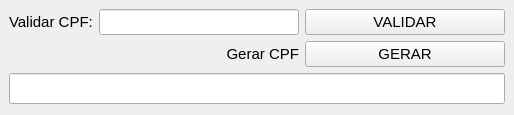
<?xml version="1.0" encoding="UTF-8"?>
<ui version="4.0">
 <class>MainWindow</class>
 <widget class="QMainWindow" name="MainWindow">
  <property name="geometry">
   <rect>
    <x>0</x>
    <y>0</y>
    <width>502</width>
    <height>115</height>
   </rect>
  </property>
  <property name="windowTitle">
   <string>Gerar ou Validar CPF</string>
  </property>
  <widget class="QWidget" name="centralwidget">
   <layout class="QGridLayout" name="gridLayout">
    <item row="0" column="1">
     <widget class="QLineEdit" name="inputValidaCPF">
      <property name="minimumSize">
       <size>
        <width>200</width>
        <height>0</height>
       </size>
      </property>
      <property name="font">
       <font>
        <pointsize>11</pointsize>
       </font>
      </property>
     </widget>
    </item>
    <item row="1" column="1">
     <widget class="QLabel" name="label">
      <property name="font">
       <font>
        <pointsize>11</pointsize>
       </font>
      </property>
      <property name="text">
       <string>Gerar CPF</string>
      </property>
      <property name="alignment">
       <set>Qt::AlignRight|Qt::AlignTrailing|Qt::AlignVCenter</set>
      </property>
     </widget>
    </item>
    <item row="0" column="0">
     <widget class="QLabel" name="label_2">
      <property name="font">
       <font>
        <pointsize>11</pointsize>
       </font>
      </property>
      <property name="text">
       <string>Validar CPF:</string>
      </property>
     </widget>
    </item>
    <item row="0" column="2">
     <widget class="QPushButton" name="btnValidaCPF">
      <property name="minimumSize">
       <size>
        <width>200</width>
        <height>0</height>
       </size>
      </property>
      <property name="font">
       <font>
        <pointsize>11</pointsize>
       </font>
      </property>
      <property name="text">
       <string>VALIDAR</string>
      </property>
     </widget>
    </item>
    <item row="1" column="2">
     <widget class="QPushButton" name="btnGeraCPF">
      <property name="minimumSize">
       <size>
        <width>200</width>
        <height>0</height>
       </size>
      </property>
      <property name="font">
       <font>
        <pointsize>11</pointsize>
       </font>
      </property>
      <property name="text">
       <string>GERAR</string>
      </property>
     </widget>
    </item>
    <item row="2" column="0" colspan="3">
     <widget class="QLineEdit" name="labelRetorno">
      <property name="font">
       <font>
        <pointsize>14</pointsize>
       </font>
      </property>
      <property name="readOnly">
       <bool>true</bool>
      </property>
     </widget>
    </item>
   </layout>
  </widget>
 </widget>
 <resources/>
 <connections/>
</ui>
